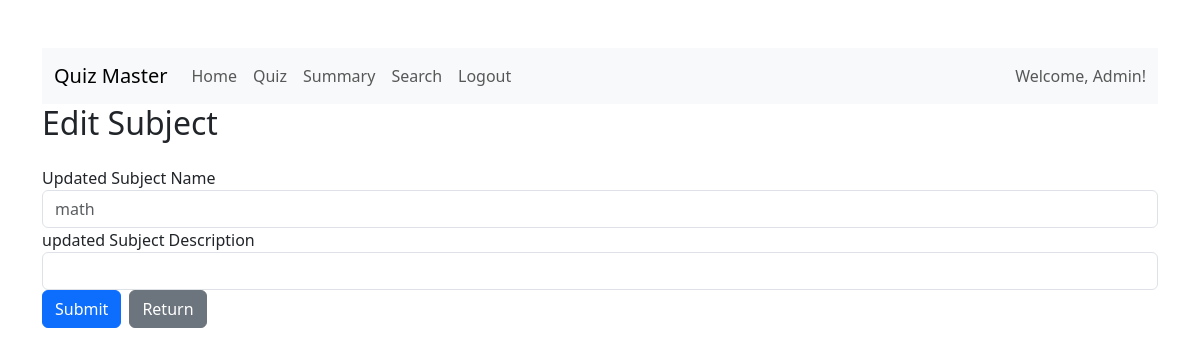
Page /editsubject/2 on the earlier database version.
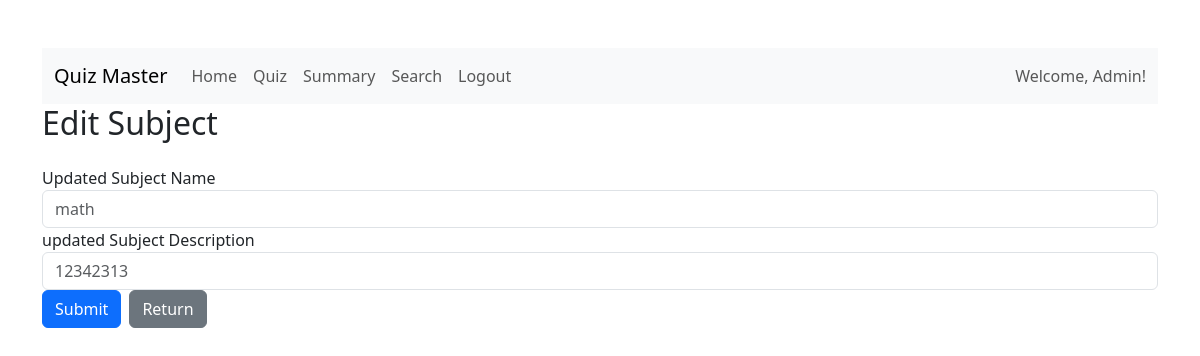
Same page on the later database version.
### models/subject.py (models this page shows)
class Subject(db.Model):
    id = db.Column(db.Integer, primary_key=True)
    name = db.Column(db.String(150), nullable=False,unique=True)
    description = db.Column(db.Text)
    chapters = db.relationship('Chapter', backref='subject', lazy=True)

### app.py (the view, shortened to what this page needs)
@app.route("/editsubject/<int:id>", methods=["GET", "POST"])
def editsubject(id):
    subject = Subject.query.filter_by(id=id).first()
    if request.method == "GET":
        return render_template("editsubject.html",subject=subject)

### templates/editsubject.html (shortened to what this page needs)
{% extends "base.html" %}
{% block content %}
<nav class="navbar navbar-expand-lg navbar-light bg-light">
  <div class="container-fluid">
    <a class="navbar-brand" href="{{url_for('path',role='admin',id=1)}}">Quiz Master</a>
    <div class="collapse navbar-collapse" id="navbarSupportedContent">
      <ul class="navbar-nav me-auto mb-2 mb-lg-0">
          <li class="nav-item">
              <a class="nav-link" href="{{url_for('path',role='admin',id=1)}}">Home</a>
            </li>
        <li class="nav-item">
          <a class="nav-link" href="{{url_for('quizmanagement')}}">Quiz</a>
        </li>
        <li class="nav-item">
          <a class="nav-link" href="{{url_for('adminsummary')}}">Summary</a>
      </li>
        <li class="nav-item">
          <a class="nav-link" href="{{url_for('adminsearch')}}">Search</a>
        </li>
        <li class="nav-item">
          <a class="nav-link" href="{{url_for('logout')}}">Logout</a>
        </li>
      </ul>
          <span class="navbar-text ms-auto">
           Welcome, Admin!
          </span>
    </div>
  </div>
</nav>
<h2 class="mb-4">Edit Subject</h2>
    <form method="POST">
    <div class="form-group">
        <label for="subjectname"> Updated Subject Name</label>
        <input type="text" class="form-control" name="subjectname" placeholder="{{subject.name}}">
      </div>
    <div class="form-group">
        <label for="description">updated Subject Description</label>
        <input type="text" class="form-control" name="description" placeholder="{{subject.description}}" >
      </div>
      <div class="d-flex gap-2">
      <button type="submit" class="btn btn-primary">Submit</button>
      <button type="button" class="btn btn-secondary" onclick="location.href='{{ url_for('path', role='admin', id=1) }}'" >Return</button>
      </div>
    </form>
{% endblock %}

Differences in the rows shown:
changed Subject "math": description (not shown) → "12342313"
